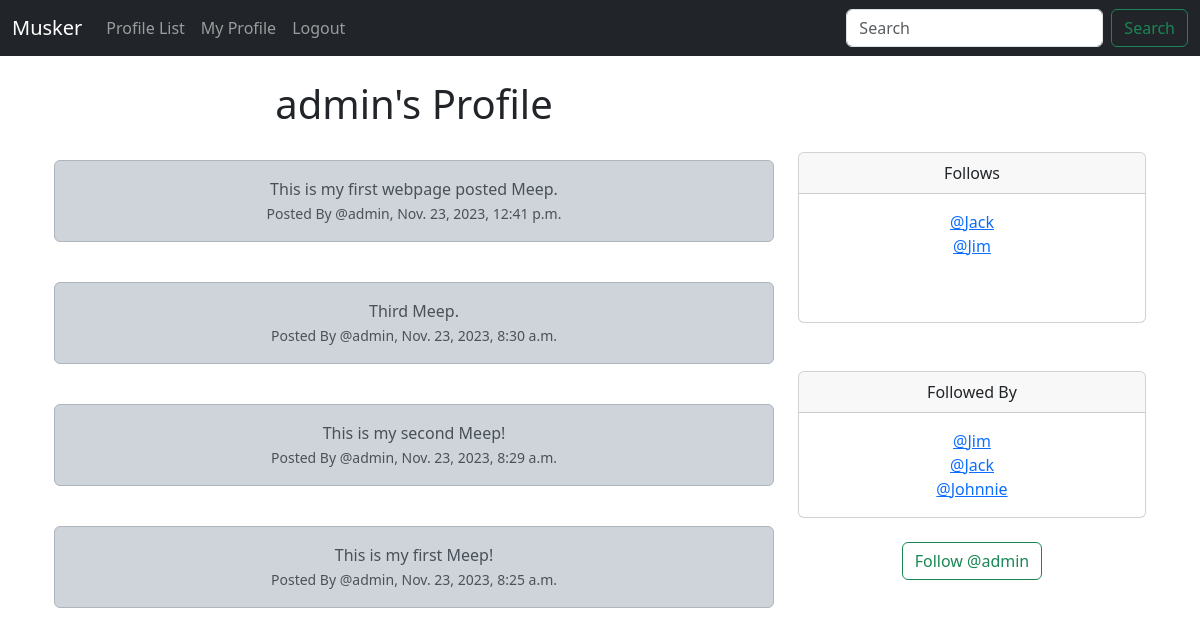
Screenshot of /profile/1 (signed in) with the database file from the repository.
### musker/models.py (models this page shows, shortened)
class Profile(models.Model):
    user = models.OneToOneField(User, on_delete=models.CASCADE)
    follows = models.ManyToManyField('self', related_name='followed_by', symmetrical=False, blank=True)
    date_modified = models.DateTimeField(User, auto_now=True)
    def __str__(self):
        return self.user.username

class Meep(models.Model):
    user = models.ForeignKey(User, related_name='meeps', on_delete=models.DO_NOTHING)
    body = models.CharField(max_length=200)
    created_at = models.DateTimeField(auto_now_add=True)

### musker/views.py (the view, shortened to what this page needs)
# urls.py: path('profile/<int:pk>', views.profile, name='profile'),
def profile(request, pk):
    if request.user.is_authenticated:
        profile = Profile.objects.get(user_id=pk)
        meeps = Meep.objects.filter(user_id=pk).order_by('-created_at')
        return render(request, 'profile.html', {'profile': profile, 'meeps': meeps})
    else:
        messages.success(request, 'You Must Be Logged In To View This Page...')
        return redirect('home')

### musker/templates/profile.html (shortened to what this page needs)
{% extends 'base.html' %}
{% block content %}
    {% if profile %}
        <div class="container text-center">
            <div class="row">
                <div class="col-8">
                    <h1>{{ profile.user.username }}'s Profile</h1><br/>
                    {% if meeps %}
                        {% for meep in meeps %}
                            <div class="alert alert-dark" role="alert">
                                {{ meep.body }}
                                <br/>
                                <small class="text-muted">Posted By @{{ meep.user.username }}, {{ meep.created_at }}</small>
                            </div><br/>
                        {% endfor %}
                    {% endif %}
                </div>
                <div class="col-4">
                    <br/><br/><br/>
                    <div class="card">
                        <div class="card-header">
                          Follows
                        </div>
                        <div class="card-body">
                          <p class="card-text">
                            {% for following in profile.follows.all %}
                            <a href="{% url 'profile' following.user.id %}">@{{ following }}</a><br/>
                            {% endfor %}
                            <br/><br/>
                          </p>
                        </div>
                    </div>
                    <br/><br/>
                    <div class="card">
                        <div class="card-header">
                          Followed By
                        </div>
                        <div class="card-body">
                          <p class="card-text">
                            {% for following in profile.followed_by.all %}
                            <a href="{% url 'profile' following.user.id %}">@{{ following }}</a><br/>
                            {% endfor %}
                          </p>
                        </div>
                    </div>
                    <br/>
                    <form method=POST>
                        {% if profile in user.profile.follows.all %}
                            <button class="btn btn-outline-danger" name="follow" value="unfollow" type="submit">
                                Unfollow @{{ profile.user.username | lower}}
                            </button>
                        {% else %}
                            <button class="btn btn-outline-success" name="follow" value="follow" type="submit">
                                Follow @{{ profile.user.username | lower }}
                            </button>
                        {% endif %}
                    </form>
                    <br/>
                </div>
            </div>
        </div>
    {% endif %}
{% endblock %}

### rows the page displays
Profile: user.username "admin"
Meep: body "This is my first webpage posted Meep.", user.username "admin", created_at "Nov. 23, 2023, 12:41 p.m."
Meep: body "Third Meep.", user.username "admin", created_at "Nov. 23, 2023, 8:30 a.m."
Meep: body "This is my second Meep!", user.username "admin", created_at "Nov. 23, 2023, 8:29 a.m."
Meep: body "This is my first Meep!", user.username "admin", created_at "Nov. 23, 2023, 8:25 a.m."
Profile: user.username "Jack"
Profile: user.username "Jim"
Profile: user.username "Johnnie"
